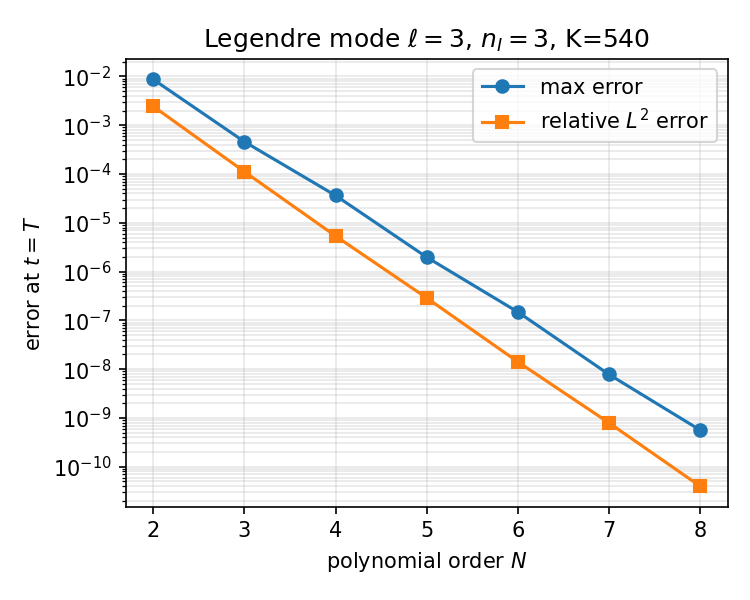

Here is the Python script that generated this plot:
# Test 5: a single Legendre mode zeta0 = P_l(z/R), m0 = 0.
# Exact solution: zeta = P_l(z/R) cos(w_l t), w_l = sqrt(g D l(l+1)) / R.
# p-convergence on one mesh.

import sys
from pathlib import Path
import numpy as np
import matplotlib.pyplot as plt
from numpy.polynomial import legendre as L

sys.path.insert(0, str(Path(__file__).resolve().parents[2]))
from swe_sphere.geo import SphereGrid
from swe_sphere.dg import DG, LinearSWE

g = D = R = 1.0
l = 3
nI = 3
T = 1.0
Ns = range(2, 9)

Pl = L.Legendre.basis(l)
w = np.sqrt(g * D * l * (l + 1)) / R

err_max, err_L2 = [], []
for N in Ns:
    grid = SphereGrid(nI, N, R)
    solver = DG(grid, LinearSWE(g, D))
    mu = grid.x[2] / R

    q = np.zeros((4, grid.K, grid.Nq, grid.Nq))
    q[0] = Pl(mu)
    q = solver.run(q, T)

    e = q[0] - Pl(mu) * np.cos(w * T)
    err_max.append(np.abs(e).max())
    err_L2.append(np.sqrt(grid.integrate(e**2) / grid.integrate(Pl(mu)**2)))
    print(f"N={N}  max err={err_max[-1]:.2e}  rel L2 err={err_L2[-1]:.2e}")

# Save results. Load with: np.load("legendre_mode.npy", allow_pickle=True).item()
np.save(Path(__file__).with_name("legendre_mode.npy"), {
    "g": g, "D": D, "R": R, "l": l, "nI": nI, "K": grid.K, "T": T,
    "N": np.array(Ns), "err_max": np.array(err_max), "err_L2": np.array(err_L2),
})

fig, ax = plt.subplots(figsize=(5, 4))
ax.semilogy(Ns, err_max, "o-", label="max error")
ax.semilogy(Ns, err_L2, "s-", label="relative $L^2$ error")
ax.set_xlabel("polynomial order $N$")
ax.set_ylabel(f"error at $t={T}$")
ax.set_title(f"Legendre mode $\\ell={l}$, $n_I={nI}$, K={grid.K}")
ax.grid(True, which="both", alpha=0.3)
ax.legend()
fig.tight_layout()
fig.savefig(Path(__file__).with_name("legendre_mode.png"), dpi=150)
plt.show()
